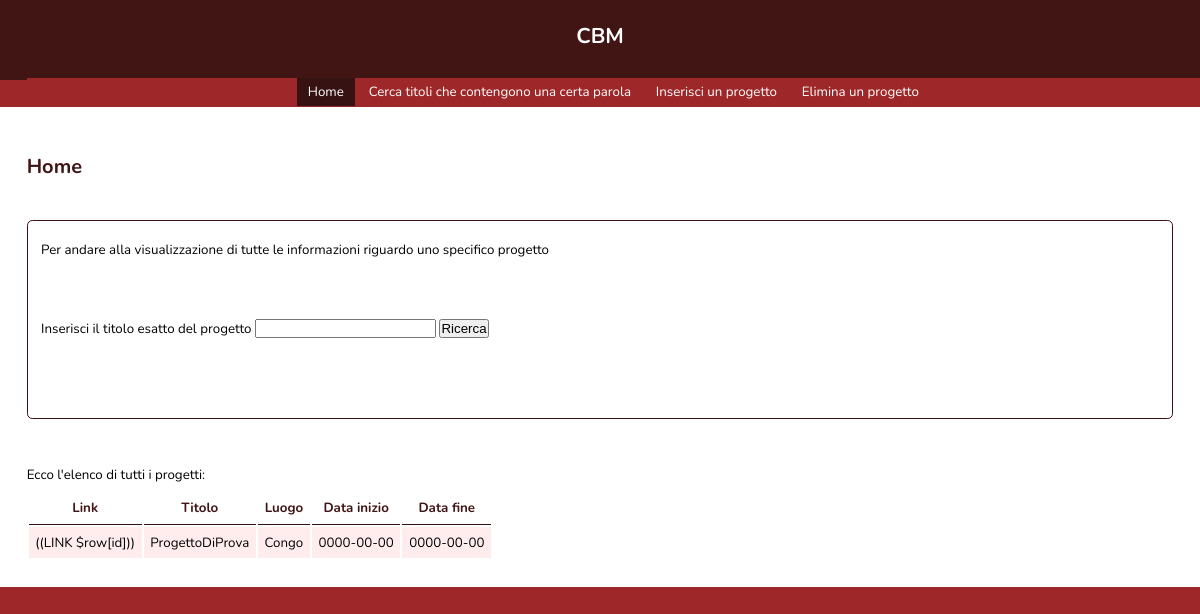
Page /php/home.php on the committed database.
### tables this page shows
CREATE TABLE `Progetti` (
  `id_progetto` int(11) NOT NULL,
  `titolo` varchar(64) DEFAULT NULL,
  `codice_vecchio` int(11) DEFAULT NULL,
  `data_inizio` date DEFAULT NULL,
  `data_fine` date DEFAULT NULL,
  `descrizione_testuale` varchar(255) DEFAULT NULL,
  `emergenza_si_no` tinyint(1) DEFAULT NULL,
  `tipologia_geografica` enum('internazionale','nazionale','regionale','locale') DEFAULT NULL,
  `luogo_geografico` varchar(64) DEFAULT NULL
);

### php/home.php (the view)
<?php
require_once 'db_conn.php';
echo '
	<html xmlns="http://www.w3.org/1999/xhtml"  xml:lang="it" lang="it">
		<head>
			<meta http-equiv="Content-Type" content="text/html; charset=utf-8"/>
			<meta name="author" content="Hossain Safdari, Giulia Petenazzi" />
			<link rel="stylesheet" type="text/css" href="../stylesheet.css" media="screen" />
		</head>
		<body>
			<div id="header">
				<h1>CBM</h1>
				<ul>
					<li id="current_page"><a href="home.php">Home</a></li>
					<li><a href="ricerca_progetto.php">Cerca titoli che contengono una certa parola</a></li>
					<li><a href="inserisci_progetto.php">Inserisci un progetto</a></li>
					<li><a href="elimina_progetto.php">Elimina un progetto</a></li>
				</ul>
			</div>
			<div id="content">
				<h2>Home</h2>
				<div class ="contenitore_generico">
					<p>Per andare alla visualizzazione di tutte le informazioni riguardo uno specifico progetto</p>
					<form action="info_un_progetto.php" method="post">
						<label> Inserisci il titolo esatto del progetto</label>
						<input type="text" name="titolo_inserito">
						<input type="submit" value="Ricerca">
					</form>
				</div>
				<p>Ecco l\'elenco di tutti i progetti:</p>
				';
	$sql = 'SELECT * FROM Progetti ORDER BY titolo;';
	$result = mysqli_query($conn, $sql);
	if (mysqli_num_rows($result) > 0) 	{
		echo'<table>';
		echo'<tr>
						<th>Link</th>
						<th>Titolo</th>
						<th>Luogo</th>
						<th>Data inizio</th>
						<th>Data fine</th>
			</tr>';
		while($row = mysqli_fetch_assoc($result)) {
			echo'<tr>
						<td> ((LINK $row[id])) </td>
						<td>'.$row[titolo].'</td>
						<td>'.$row[luogo_geografico].'</td>
						<td>'.$row[data_inizio].'</td>
						<td>'.$row[data_fine].'</td>
				</tr>';
		}
		echo'</table>';
	} else {
		echo "Error: " . $sql . "<br>" . mysqli_error($conn);
	}
	echo ' </div>
		</body>
	</html>';
?>

### stylesheet.css (style rules this page uses)
* { padding: 0em; margin: 0em; }
body { color:white; background-color: #9e2829; font-family: 'Nunito', sans-serif; font-size: 10pt; padding-top:8em; }
a { color:green; text-decoration: none; }
#header { width: 100%; height: 6em; position: fixed; top: 0; left: 0; background: #421515; text-align: center; }
#header h1 { margin:1em; font-size: 16pt; color:white; }
#header ul { background-color: #9e2829; min-width: 4.5em; list-style-type: none; }
#header li { display: inline-block; padding:0.3em 0.8em; }
#header li a { color: white; display: block; margin-top: 1px; margin-bottom: 1px; text-decoration: none; }
#header li#current_page { background-color: #371212; }
p { padding: 0.5em 0em; }
#content { background-color: white; padding:2em; min-height:20em; }
h2 { margin-top:1em; margin-bottom:1em; color:#421515; }
#content { color:black; }
table { color:black; font-size:10pt; min-width: 25em; max-width: border-collapse: collapse; }
td { max-width:25em; padding: 0.5em; }
th { padding:0.5em; color:#421515; border-bottom: 1px solid #371212; }
tr:nth-child(even) { background-color: #ffedee; }
form { padding-top: 1em; padding-bottom: 2em; }
.contenitore_generico { border: 1px solid #371212; margin-top:3em; margin-bottom:3em; padding:1em; border-radius:4pt; }
input[type=submit] { margin-top:3em; margin-bottom:3em; }
ul { margin-left: 2em; margin-top: 2em; margin-bottom: 2em; }

### rows in the picture
progetti: titolo "ProgettoDiProva", luogo_geografico "Congo", data_inizio "0000-00-00", data_fine "0000-00-00"
